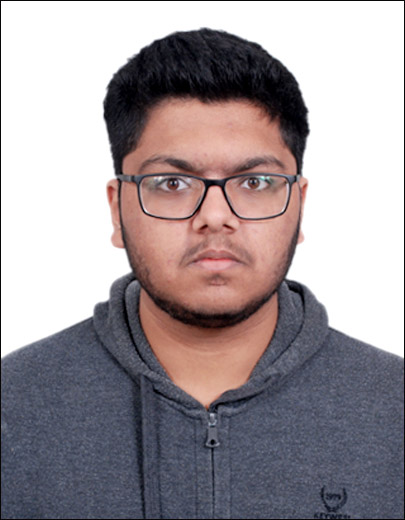
#> input picture Images/Manas.PNG, 405 x 520 px, found by its file name
$ python ImageOperation.py
#> lines starting #> are read from the running program, lines starting #| are printed output that depends on the picture
import numpy as np
import cv2

img=cv2.imread(r"C:\Users\gupta\OneDrive\Desktop\Image Processing\Manas.PNG",cv2.IMREAD_COLOR)
#> img is the input picture: shape (520, 405, 3); mean B, G, R 155.2, 151.1, 159.9

px=img[55,55]
#> px = [255, 255, 255]

img[55,55]=[255,255,255]
print(px)
#| [255 255 255]

#roi =img[27:301 ,100:310] =[0,255,255]
my_face =img[27:301 ,100:310]
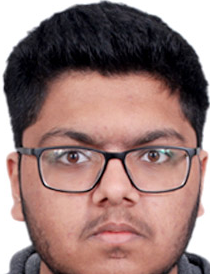
#> my_face: shape (274, 210, 3); mean B, G, R 119.5, 122.9, 151.1
img[0:274,0:210] =my_face
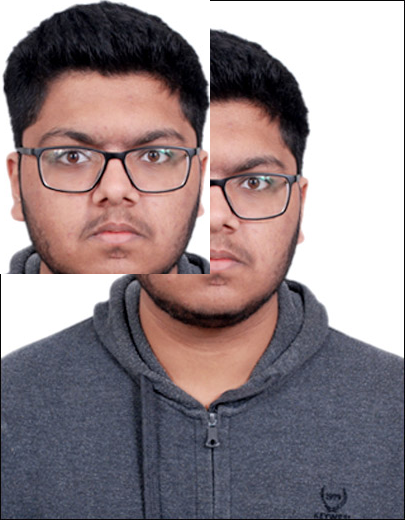
#> img: shape (520, 405, 3); mean B, G, R 136.5, 132.9, 146

cv2.imshow('Image',img)
cv2.waitKey(0)
cv2.destroyAllWindows()
